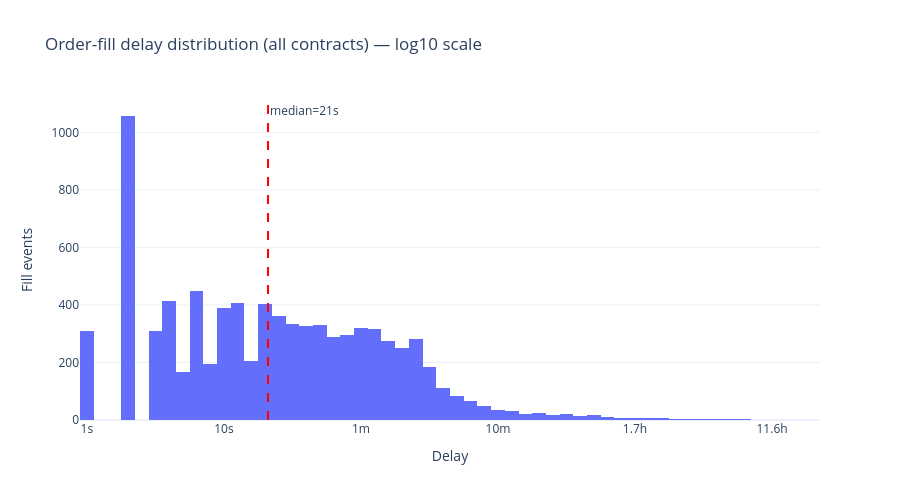

Notebook source saved alongside this figure:
### Code cell
import numpy as np

log_delays = np.log10(all_delays_df['delay_s'].clip(lower=1))

fig_delay = go.Figure()
fig_delay.add_trace(go.Histogram(
    x=log_delays,
    nbinsx=80,
    name='All contracts'
))

median_val = all_delays_df['delay_s'].median()
median_log = np.log10(max(median_val, 1))
fig_delay.add_vline(x=median_log, line_dash='dash', line_color='red',
                    annotation_text=f'median={median_val:.0f}s', annotation_position='top right')

max_log = int(np.ceil(log_delays.max()))
tickvals = list(range(0, max_log + 1))
ticktext = ['1s', '10s', '1m', '10m', '1.7h', '11.6h', '4.8d'][:max_log + 1]

fig_delay.update_layout(
    title='Order-fill delay distribution (all contracts) — log10 scale',
    xaxis_title='Delay',
    yaxis_title='Fill events',
    template='plotly_white', height=500,
)
fig_delay.update_xaxes(tickvals=tickvals, ticktext=ticktext)
fig_delay.show()

### Figure 1 — Plotly figure (JSON) as saved in the notebook; plotly's stock layout.template omitted (floating-point values rounded to 4 significant figures; data arrays with more than 128 entries replaced by an {"elided": "..."} marker saying what was removed)
{"data": [{"name": "All contracts", "nbinsx": 80, "type": "histogram", "x": {"elided": "8418 float values"}}], "layout": {"annotations": [{"showarrow": false, "text": "median=21s", "x": 1.322, "xanchor": "left", "xref": "x", "y": 1, "yanchor": "top", "yref": "y domain"}], "height": 500, "shapes": [{"line": {"color": "red", "dash": "dash"}, "type": "line", "x0": 1.322, "x1": 1.322, "xref": "x", "y0": 0, "y1": 1, "yref": "y domain"}], "title": {"text": "Order-fill delay distribution (all contracts) — log10 scale"}, "xaxis": {"ticktext": ["1s", "10s", "1m", "10m", "1.7h", "11.6h", "4.8d"], "tickvals": [0, 1, 2, 3, 4, 5, 6], "title": {"text": "Delay"}}, "yaxis": {"title": {"text": "Fill events"}}}}
